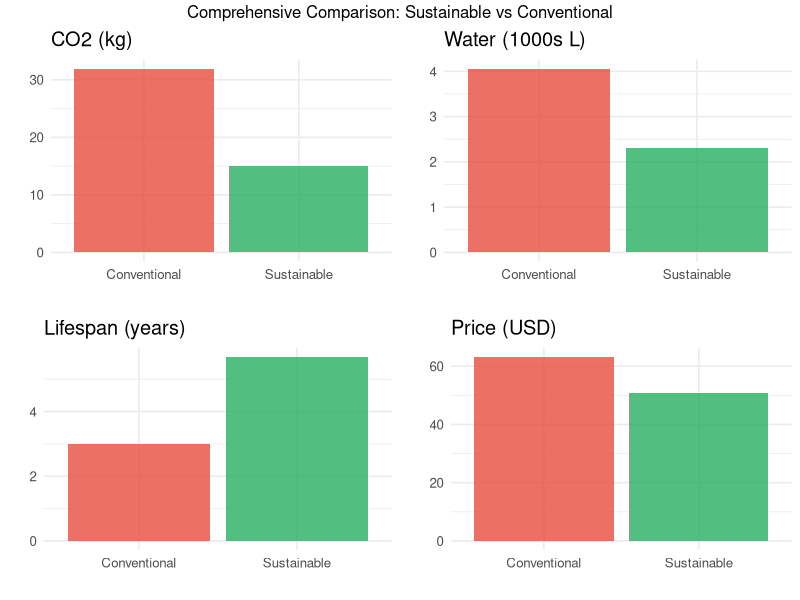
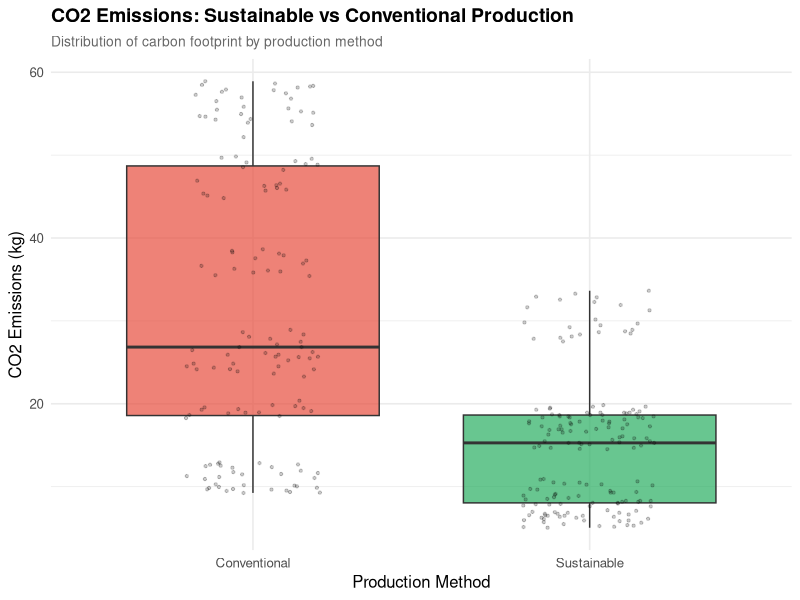
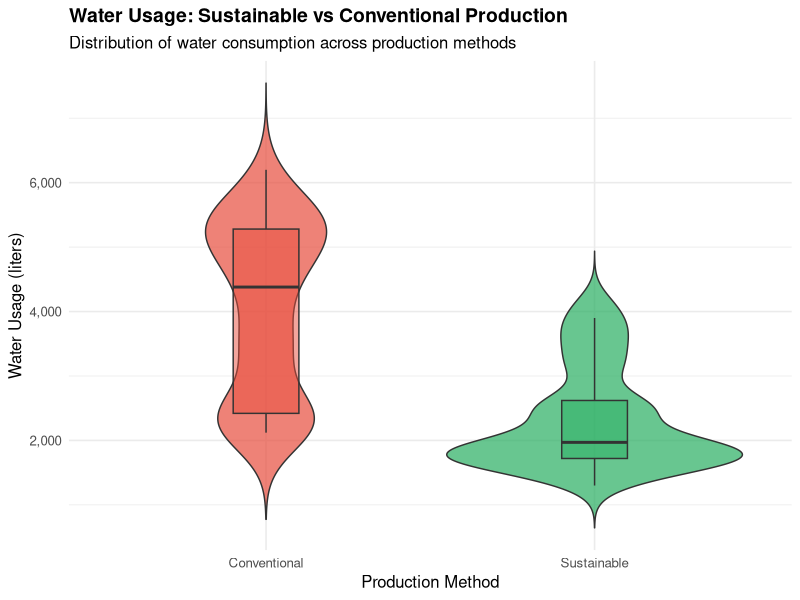
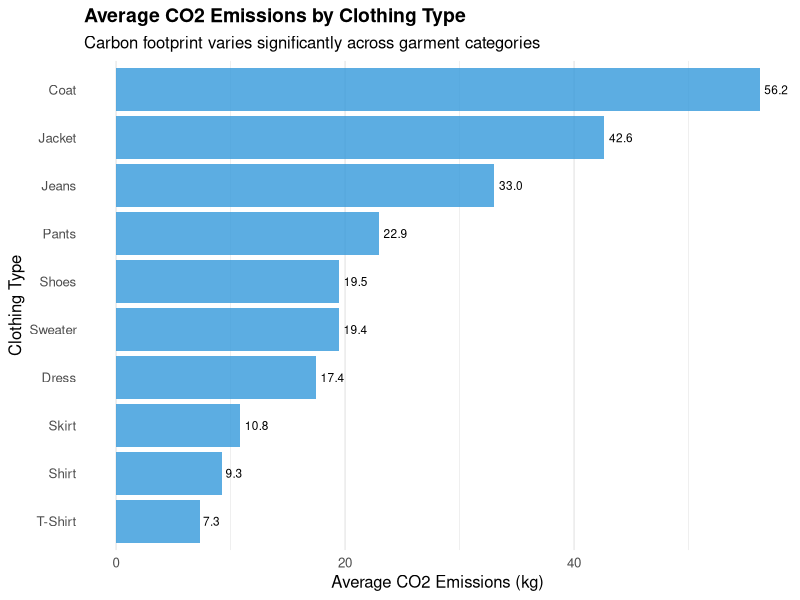
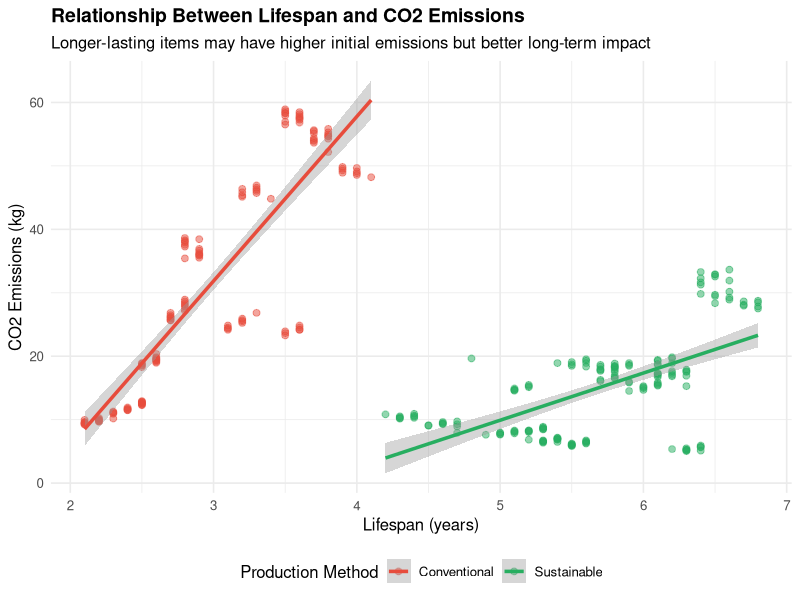
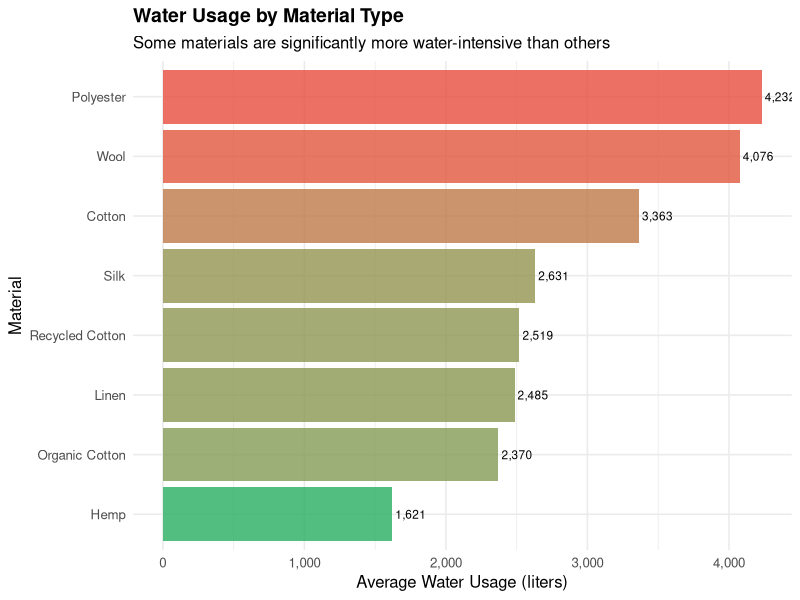
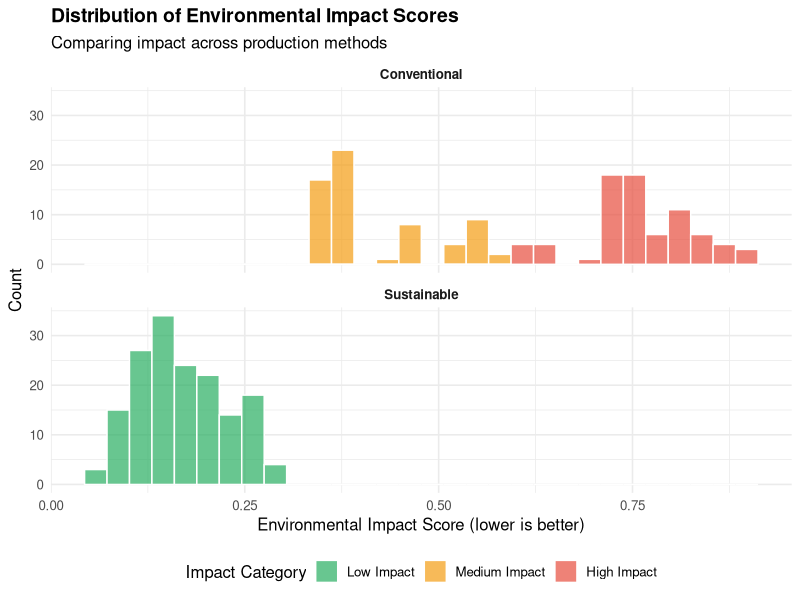
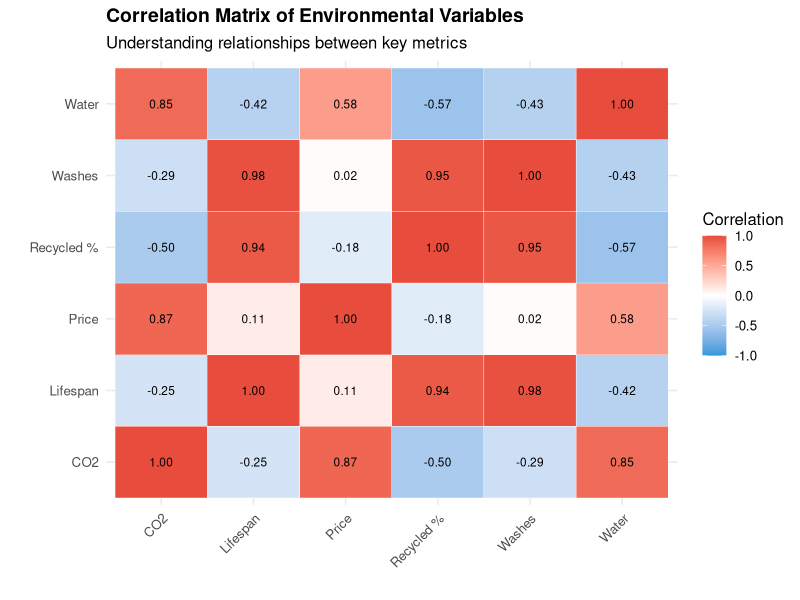

Reproduce these figures in R, in order. (Note: this script raises an error after producing the figures.)
# Data Visualizations for Sustainable Fashion Impact Analysis
# This script creates publication-quality visualizations using ggplot2

# Load required libraries
library(dplyr)
library(ggplot2)
library(readr)
library(tidyr)
library(tibble)
library(scales)
library(gridExtra)
library(RColorBrewer)

# Load cleaned data
cat("Loading cleaned data...\n")
fashion_data <- read_csv("data/fashion_impact_cleaned.csv")

# Convert to factors
fashion_data <- fashion_data %>%
  mutate(
    clothing_type = as.factor(clothing_type),
    material = as.factor(material),
    production_method = as.factor(production_method),
    sustainability_category = factor(sustainability_category,
                                    levels = c("Low Impact", "Medium Impact", "High Impact"))
  )

# Set theme for all plots
theme_set(theme_minimal(base_size = 12))

# Custom color palettes
sustainable_colors <- c("Conventional" = "#E74C3C", "Sustainable" = "#27AE60")
impact_colors <- c("Low Impact" = "#27AE60", "Medium Impact" = "#F39C12",
                  "High Impact" = "#E74C3C")

cat("Creating visualizations...\n\n")

# ========================================
# PLOT 1: CO2 Emissions by Production Method
# ========================================

cat("1. Creating CO2 emissions comparison plot...\n")

plot1 <- ggplot(fashion_data, aes(x = production_method, y = co2_emissions_kg,
                                  fill = production_method)) +
  geom_boxplot(alpha = 0.7) +
  geom_jitter(width = 0.2, alpha = 0.2, size = 0.8) +
  scale_fill_manual(values = sustainable_colors) +
  labs(title = "CO2 Emissions: Sustainable vs Conventional Production",
       subtitle = "Distribution of carbon footprint by production method",
       x = "Production Method",
       y = "CO2 Emissions (kg)",
       fill = "Production Method") +
  theme(legend.position = "none",
        plot.title = element_text(face = "bold", size = 14),
        plot.subtitle = element_text(size = 10, color = "gray40"))

ggsave("figures/01_co2_by_production.png", plot1, width = 8, height = 6, dpi = 300)

# ========================================
# PLOT 2: Water Usage by Production Method
# ========================================

cat("2. Creating water usage comparison plot...\n")

plot2 <- ggplot(fashion_data, aes(x = production_method, y = water_usage_liters,
                                  fill = production_method)) +
  geom_violin(alpha = 0.7, trim = FALSE) +
  geom_boxplot(width = 0.2, alpha = 0.5, outlier.shape = NA) +
  scale_fill_manual(values = sustainable_colors) +
  scale_y_continuous(labels = comma) +
  labs(title = "Water Usage: Sustainable vs Conventional Production",
       subtitle = "Distribution of water consumption across production methods",
       x = "Production Method",
       y = "Water Usage (liters)",
       fill = "Production Method") +
  theme(legend.position = "none",
        plot.title = element_text(face = "bold", size = 14))

ggsave("figures/02_water_by_production.png", plot2, width = 8, height = 6, dpi = 300)

# ========================================
# PLOT 3: Environmental Impact by Clothing Type
# ========================================

cat("3. Creating environmental impact by clothing type...\n")

impact_by_type <- fashion_data %>%
  group_by(clothing_type) %>%
  summarise(
    mean_co2 = mean(co2_emissions_kg),
    mean_water = mean(water_usage_liters) / 1000,  # Convert to thousands
    .groups = 'drop'
  ) %>%
  arrange(desc(mean_co2))

plot3 <- ggplot(impact_by_type, aes(x = reorder(clothing_type, mean_co2),
                                    y = mean_co2)) +
  geom_bar(stat = "identity", fill = "#3498DB", alpha = 0.8) +
  geom_text(aes(label = sprintf("%.1f", mean_co2)), hjust = -0.2, size = 3) +
  coord_flip() +
  labs(title = "Average CO2 Emissions by Clothing Type",
       subtitle = "Carbon footprint varies significantly across garment categories",
       x = "Clothing Type",
       y = "Average CO2 Emissions (kg)") +
  theme(plot.title = element_text(face = "bold", size = 14),
        panel.grid.major.y = element_blank())

ggsave("figures/03_co2_by_clothing_type.png", plot3, width = 10, height = 6, dpi = 300)

# ========================================
# PLOT 4: Lifespan vs CO2 (Scatter Plot with Regression)
# ========================================

cat("4. Creating lifespan vs CO2 scatter plot...\n")

plot4 <- ggplot(fashion_data, aes(x = lifespan_years, y = co2_emissions_kg,
                                  color = production_method)) +
  geom_point(alpha = 0.5, size = 2) +
  geom_smooth(method = "lm", se = TRUE, linewidth = 1.2) +
  scale_color_manual(values = sustainable_colors) +
  labs(title = "Relationship Between Lifespan and CO2 Emissions",
       subtitle = "Longer-lasting items may have higher initial emissions but better long-term impact",
       x = "Lifespan (years)",
       y = "CO2 Emissions (kg)",
       color = "Production Method") +
  theme(plot.title = element_text(face = "bold", size = 14),
        legend.position = "bottom")

ggsave("figures/04_lifespan_vs_co2.png", plot4, width = 10, height = 7, dpi = 300)

# ========================================
# PLOT 5: Water Usage by Material Type
# ========================================

cat("5. Creating water usage by material plot...\n")

water_by_material <- fashion_data %>%
  group_by(material) %>%
  summarise(
    mean_water = mean(water_usage_liters),
    n = n(),
    .groups = 'drop'
  ) %>%
  arrange(desc(mean_water))

plot5 <- ggplot(water_by_material, aes(x = reorder(material, mean_water),
                                       y = mean_water, fill = mean_water)) +
  geom_bar(stat = "identity", alpha = 0.8) +
  scale_fill_gradient(low = "#27AE60", high = "#E74C3C") +
  scale_y_continuous(labels = comma) +
  geom_text(aes(label = comma(round(mean_water))), hjust = -0.1, size = 3) +
  coord_flip() +
  labs(title = "Water Usage by Material Type",
       subtitle = "Some materials are significantly more water-intensive than others",
       x = "Material",
       y = "Average Water Usage (liters)",
       fill = "Water Usage") +
  theme(plot.title = element_text(face = "bold", size = 14),
        legend.position = "none")

ggsave("figures/05_water_by_material.png", plot5, width = 10, height = 6, dpi = 300)

# ========================================
# PLOT 6: Environmental Impact Score Distribution
# ========================================

cat("6. Creating environmental impact score distribution...\n")

plot6 <- ggplot(fashion_data, aes(x = env_impact_score,
                                  fill = sustainability_category)) +
  geom_histogram(bins = 30, alpha = 0.7, color = "white") +
  scale_fill_manual(values = impact_colors) +
  facet_wrap(~production_method, ncol = 1) +
  labs(title = "Distribution of Environmental Impact Scores",
       subtitle = "Comparing impact across production methods",
       x = "Environmental Impact Score (lower is better)",
       y = "Count",
       fill = "Impact Category") +
  theme(plot.title = element_text(face = "bold", size = 14),
        legend.position = "bottom",
        strip.text = element_text(face = "bold"))

ggsave("figures/06_impact_score_distribution.png", plot6, width = 10, height = 8, dpi = 300)

# ========================================
# PLOT 7: Multi-panel Comparison
# ========================================

cat("7. Creating multi-panel comparison plot...\n")

# Prepare summary data
summary_data <- fashion_data %>%
  group_by(production_method) %>%
  summarise(
    CO2 = mean(co2_emissions_kg),
    Water = mean(water_usage_liters) / 1000,
    Lifespan = mean(lifespan_years),
    Price = mean(price_usd),
    .groups = 'drop'
  ) %>%
  pivot_longer(cols = c(CO2, Water, Lifespan, Price),
               names_to = "Metric",
               values_to = "Value")

plot7a <- ggplot(summary_data %>% filter(Metric == "CO2"),
                aes(x = production_method, y = Value, fill = production_method)) +
  geom_bar(stat = "identity", alpha = 0.8) +
  scale_fill_manual(values = sustainable_colors) +
  labs(title = "CO2 (kg)", x = "", y = "") +
  theme(legend.position = "none")

plot7b <- ggplot(summary_data %>% filter(Metric == "Water"),
                aes(x = production_method, y = Value, fill = production_method)) +
  geom_bar(stat = "identity", alpha = 0.8) +
  scale_fill_manual(values = sustainable_colors) +
  labs(title = "Water (1000s L)", x = "", y = "") +
  theme(legend.position = "none")

plot7c <- ggplot(summary_data %>% filter(Metric == "Lifespan"),
                aes(x = production_method, y = Value, fill = production_method)) +
  geom_bar(stat = "identity", alpha = 0.8) +
  scale_fill_manual(values = sustainable_colors) +
  labs(title = "Lifespan (years)", x = "", y = "") +
  theme(legend.position = "none")

plot7d <- ggplot(summary_data %>% filter(Metric == "Price"),
                aes(x = production_method, y = Value, fill = production_method)) +
  geom_bar(stat = "identity", alpha = 0.8) +
  scale_fill_manual(values = sustainable_colors) +
  labs(title = "Price (USD)", x = "", y = "") +
  theme(legend.position = "none")

plot7 <- grid.arrange(plot7a, plot7b, plot7c, plot7d, ncol = 2,
                     top = "Comprehensive Comparison: Sustainable vs Conventional")

ggsave("figures/07_multi_panel_comparison.png", plot7, width = 10, height = 8, dpi = 300)

# ========================================
# PLOT 8: Correlation Heatmap
# ========================================

cat("8. Creating correlation heatmap...\n")

# Prepare correlation data
cor_data <- fashion_data %>%
  select(co2_emissions_kg, water_usage_liters, lifespan_years,
         price_usd, recycled_content_pct, washes_before_disposal) %>%
  cor(use = "complete.obs") %>%
  as.data.frame() %>%
  rownames_to_column("Variable1") %>%
  pivot_longer(cols = -Variable1, names_to = "Variable2", values_to = "Correlation")

# Shorten variable names for better display
cor_data <- cor_data %>%
  mutate(
    Variable1 = case_when(
      Variable1 == "co2_emissions_kg" ~ "CO2",
      Variable1 == "water_usage_liters" ~ "Water",
      Variable1 == "lifespan_years" ~ "Lifespan",
      Variable1 == "price_usd" ~ "Price",
      Variable1 == "recycled_content_pct" ~ "Recycled %",
      Variable1 == "washes_before_disposal" ~ "Washes",
      TRUE ~ Variable1
    ),
    Variable2 = case_when(
      Variable2 == "co2_emissions_kg" ~ "CO2",
      Variable2 == "water_usage_liters" ~ "Water",
      Variable2 == "lifespan_years" ~ "Lifespan",
      Variable2 == "price_usd" ~ "Price",
      Variable2 == "recycled_content_pct" ~ "Recycled %",
      Variable2 == "washes_before_disposal" ~ "Washes",
      TRUE ~ Variable2
    )
  )

plot8 <- ggplot(cor_data, aes(x = Variable1, y = Variable2, fill = Correlation)) +
  geom_tile(color = "white") +
  geom_text(aes(label = sprintf("%.2f", Correlation)), size = 3) +
  scale_fill_gradient2(low = "#3498DB", mid = "white", high = "#E74C3C",
                      midpoint = 0, limits = c(-1, 1)) +
  labs(title = "Correlation Matrix of Environmental Variables",
       subtitle = "Understanding relationships between key metrics",
       x = "", y = "") +
  theme(plot.title = element_text(face = "bold", size = 14),
        axis.text.x = element_text(angle = 45, hjust = 1))

ggsave("figures/08_correlation_heatmap.png", plot8, width = 9, height = 7, dpi = 300)

# ========================================
# PLOT 9: Cost-Benefit Analysis
# ========================================

cat("9. Creating cost-benefit analysis plot...\n")

plot9 <- ggplot(fashion_data, aes(x = cost_per_year, y = env_impact_score,
                                  color = production_method, size = lifespan_years)) +
  geom_point(alpha = 0.6) +
  scale_color_manual(values = sustainable_colors) +
  scale_size_continuous(range = c(1, 5)) +
  labs(title = "Cost-Benefit Analysis: Economic vs Environmental Impact",
       subtitle = "Lower right quadrant represents best value (low cost, low impact)",
       x = "Cost per Year (USD)",
       y = "Environmental Impact Score",
       color = "Production Method",
       size = "Lifespan (years)") +
  theme(plot.title = element_text(face = "bold", size = 14),
        legend.position = "right") +
  geom_hline(yintercept = median(fashion_data$env_impact_score),
             linetype = "dashed", alpha = 0.5) +
  geom_vline(xintercept = median(fashion_data$cost_per_year),
             linetype = "dashed", alpha = 0.5)

ggsave("figures/09_cost_benefit_analysis.png", plot9, width = 12, height = 7, dpi = 300)

# ========================================
# PLOT 10: Sustainability by Category
# ========================================

cat("10. Creating sustainability category summary...\n")

sustainability_counts <- fashion_data %>%
  group_by(production_method, sustainability_category) %>%
  summarise(count = n(), .groups = 'drop') %>%
  group_by(production_method) %>%
  mutate(percentage = count / sum(count) * 100)

plot10 <- ggplot(sustainability_counts,
                aes(x = production_method, y = percentage,
                    fill = sustainability_category)) +
  geom_bar(stat = "identity", position = "fill", alpha = 0.8) +
  scale_fill_manual(values = impact_colors) +
  scale_y_continuous(labels = percent) +
  geom_text(aes(label = sprintf("%.0f%%", percentage)),
            position = position_fill(vjust = 0.5), size = 4) +
  labs(title = "Sustainability Distribution by Production Method",
       subtitle = "Percentage of items in each impact category",
       x = "Production Method",
       y = "Percentage",
       fill = "Impact Category") +
  theme(plot.title = element_text(face = "bold", size = 14),
        legend.position = "bottom")

ggsave("figures/10_sustainability_categories.png", plot10, width = 10, height = 7, dpi = 300)

# ========================================
# SUMMARY REPORT
# ========================================

cat("\n\n✓ All visualizations created successfully!\n")
cat("\nVisualization files saved in figures/ directory:\n")
cat("  1. 01_co2_by_production.png\n")
cat("  2. 02_water_by_production.png\n")
cat("  3. 03_co2_by_clothing_type.png\n")
cat("  4. 04_lifespan_vs_co2.png\n")
cat("  5. 05_water_by_material.png\n")
cat("  6. 06_impact_score_distribution.png\n")
cat("  7. 07_multi_panel_comparison.png\n")
cat("  8. 08_correlation_heatmap.png\n")
cat("  9. 09_cost_benefit_analysis.png\n")
cat(" 10. 10_sustainability_categories.png\n")

# Save visualization summary
sink("output/visualization_summary.txt")
cat("=== SUSTAINABLE FASHION VISUALIZATION SUMMARY ===\n\n")
cat(sprintf("Generated: %s\n\n", Sys.Date()))
cat("Total visualizations created: 10\n\n")
cat("Key Visualizations:\n")
cat("- Production method comparisons (CO2, water)\n")
cat("- Clothing type environmental impact\n")
cat("- Material water usage analysis\n")
cat("- Lifespan vs emissions relationship\n")
cat("- Impact score distributions\n")
cat("- Correlation analysis\n")
cat("- Cost-benefit analysis\n")
cat("- Sustainability category breakdown\n")
sink()

cat("\nVisualization summary saved to: output/visualization_summary.txt\n")
